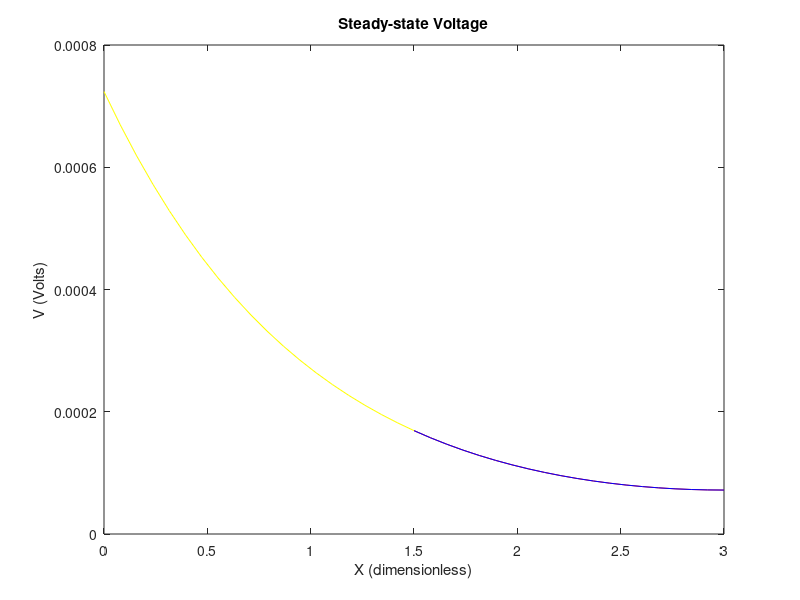

Source code (MATLAB):
clc;
close all;
% mammalian dendrite

% Dimensions of compartments

d1 = 75e-4; 			% cm
%d21 = 30e-4; 			% cm
%d22 = 15e-4; 			% cm
d21 = 47.2470e-4;       % E9 cm
d22 = d21;               % E9 cm

l1 = 1.5;			% dimensionless
l21 = 3.0;			% dimensionless
l22 = 3.0;			% dimensionless

% Electrical properties of compartments

Rm = 6e3;			% Ohms cm^2
Rc = 90;			% Ohms cm
Rs = 1e6;			% Ohms

c1 = 2*(Rc*Rm)^(1/2)/pi;

rl1 = c1*d1^(-3/2);		% Ohms
rl21 = c1*d21^(-3/2);		% Ohms
rl22 = c1*d22^(-3/2);		% Ohms

% Applied current

iapp = 1e-9; 	% Amps

% Coefficient matrices

A = [1 -1 0 0 0 0;
     0 0 -exp(-l21) exp(l21) 0 0;
     0 0 0 0 -exp(-l22) exp(l22);
     exp(-l1) exp(l1) -exp(-l1) -exp(l1) 0 0;
     0 0 exp(-l1) exp(l1) -exp(-l1) -exp(l1);
     -exp(-l1) exp(l1) rl1*exp(-l1)/rl21 -rl1*exp(l1)/rl21 rl1*exp(-l1)/rl22 -rl1*exp(l1)/rl22]; %Changed the sign of the index of exponential term in 6x6 element 

b = [rl1*iapp 0 0 0 0 0]';
x = A\b;
X = x*10^5

y1 = linspace(0,l1,20);
y21 = linspace(l1,l21,20);
y22 = linspace(l1,l22,20);
v1 = x(1)*exp(-y1)+x(2)*exp(y1);
v21 = x(3)*exp(-y21)+x(4)*exp(y21);
v22 = x(5)*exp(-y22)+x(6)*exp(y22);
figure;
plot(y1,v1,'y-',y21,v21,'r-',y22,v22,'b-');
xlabel('X (dimensionless)');
ylabel('V (Volts)');
title('Steady-state Voltage');

